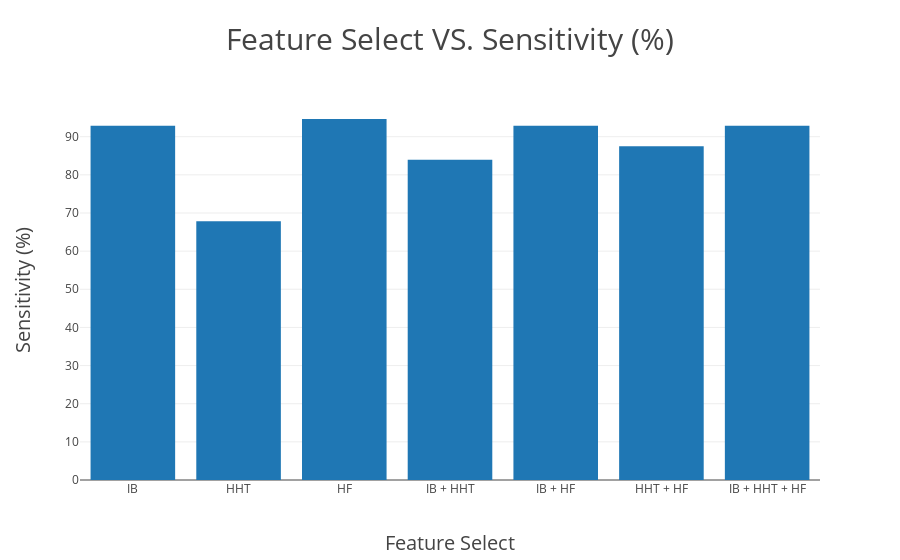
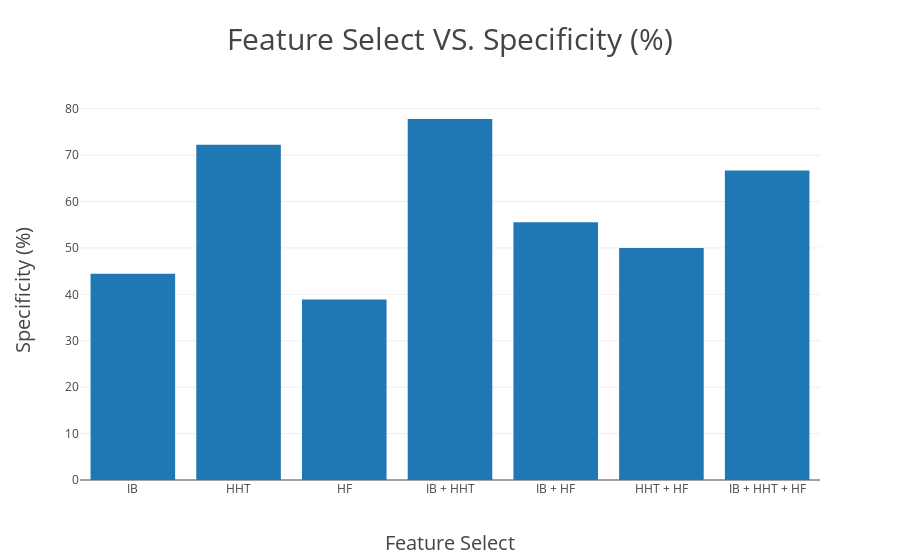
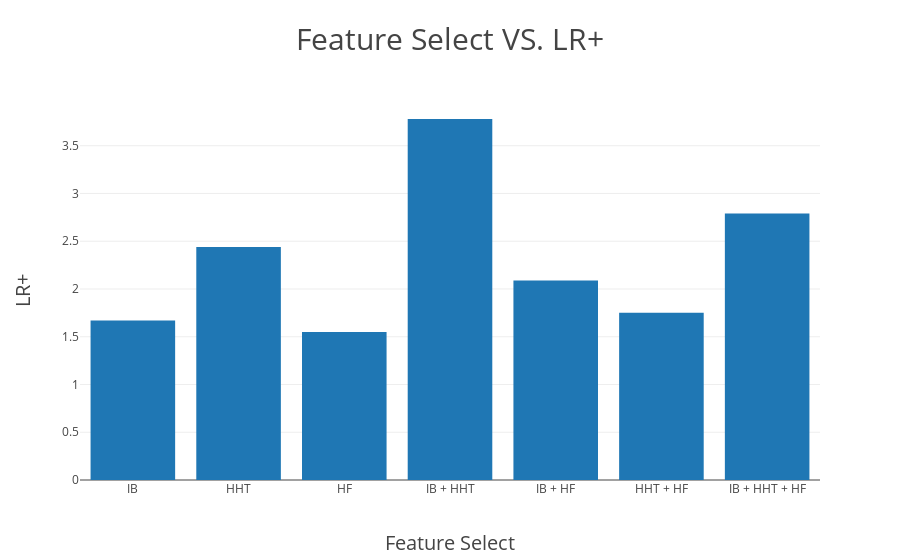
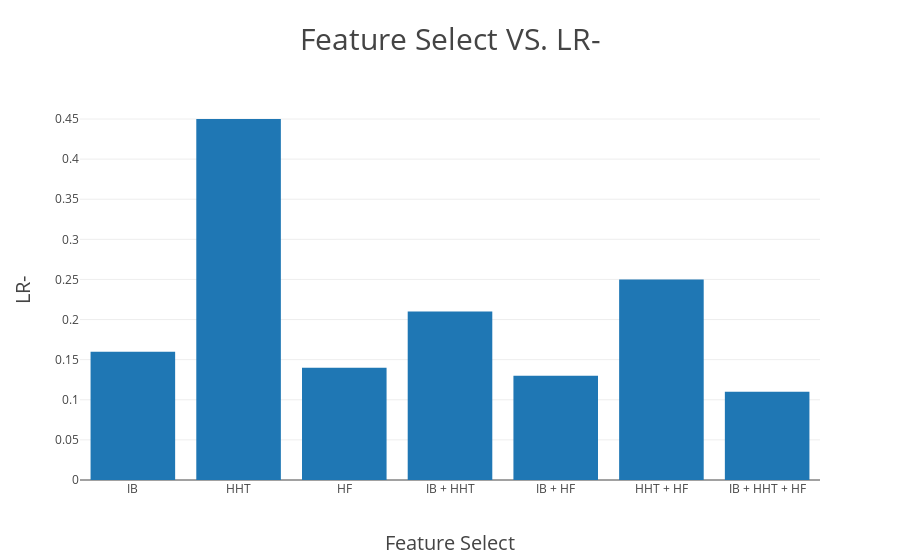

Here is the notebook cell these charts were saved with, in order:
### Markdown cell above
# Using plotly but can't display on Github

### Code cell
import pandas as pd
import plotly.graph_objs as go
from plotly.offline import init_notebook_mode, iplot

# open offline plotly
init_notebook_mode(connected=True)

# create dataframes
df = pd.DataFrame({'features' : ['IB', 'HHT', 'HF', 'IB + HHT', 'IB + HF', 'HHT + HF', 'IB + HHT + HF'], 
                   'Sensitivity (%)' : [92.86, 67.86, 94.64, 83.93, 92.86, 87.50, 92.86],
                   'Specificity (%)' : [44.44, 72.22, 38.89, 77.78, 55.56, 50.00, 66.67],
                   'LR+' : [1.67, 2.44, 1.55, 3.78, 2.09, 1.75, 2.79],
                   'LR-' : [0.16, 0.45, 0.14, 0.21, 0.13, 0.25, 0.11],
                   'PPV (%)' : [83.87, 88.37, 82.81, 92.16, 86.67, 84.48, 89.66],
                   'NPV (%)' : [66.67, 41.94, 70.00, 60.87, 71.43, 56.25, 75.00],
                   'Accuracy (%)' : [81.08, 68.92, 81.08, 82.43, 83.78, 78.38, 86.49],
                   'AUROC' : [0.8651, 0.8006, 0.7927, 0.8839, 0.8819, 0.8442, 0.8929],})

# def Bar plot
def bar_plot(i):
    layout=go.Layout(title = 'Feature Select VS. {0}'.format(Parameters[i]),
                     titlefont = {'size':'30'},
                     xaxis = {'title':'Feature Select', 'titlefont':{'size':'20'}},
                     yaxis = {'title':'{0}'.format(Parameters[i]), 'titlefont':{'size':'20'}})
    data = [go.Bar(x = df['features'], y = df[Parameters[i]])]
    fig = go.Figure(data = data, layout = layout)
    iplot(fig)

#plot
Parameters = ['Sensitivity (%)', 'Specificity (%)', 'LR+', 'LR-', 'PPV (%)', 'NPV (%)', 'Accuracy (%)', 'AUROC']
for i in range(8):
    bar_plot(i)

### Figure 1 — Plotly figure (JSON) as saved in the notebook; plotly's stock layout.template omitted (floating-point values rounded to 4 significant figures)
{"data": [{"type": "bar", "uid": "6495db", "x": ["IB", "HHT", "HF", "IB + HHT", "IB + HF", "HHT + HF", "IB + HHT + HF"], "y": [92.86, 67.86, 94.64, 83.93, 92.86, 87.5, 92.86]}], "layout": {"autosize": true, "title": "Feature Select VS. Sensitivity (%)", "titlefont": {"size": "30"}, "xaxis": {"autorange": true, "range": [-0.5, 6.5], "title": "Feature Select", "titlefont": {"size": "20"}, "type": "category"}, "yaxis": {"autorange": true, "range": [0, 99.62], "title": "Sensitivity (%)", "titlefont": {"size": "20"}, "type": "linear"}}}

### Figure 2 — Plotly figure (JSON) as saved in the notebook; plotly's stock layout.template omitted (floating-point values rounded to 4 significant figures)
{"data": [{"type": "bar", "uid": "c18326", "x": ["IB", "HHT", "HF", "IB + HHT", "IB + HF", "HHT + HF", "IB + HHT + HF"], "y": [44.44, 72.22, 38.89, 77.78, 55.56, 50, 66.67]}], "layout": {"autosize": true, "title": "Feature Select VS. Specificity (%)", "titlefont": {"size": "30"}, "xaxis": {"autorange": true, "range": [-0.5, 6.5], "title": "Feature Select", "titlefont": {"size": "20"}, "type": "category"}, "yaxis": {"autorange": true, "range": [0, 81.87], "title": "Specificity (%)", "titlefont": {"size": "20"}, "type": "linear"}}}

### Figure 3 — Plotly figure (JSON) as saved in the notebook; plotly's stock layout.template omitted (floating-point values rounded to 4 significant figures)
{"data": [{"type": "bar", "uid": "1c57e2", "x": ["IB", "HHT", "HF", "IB + HHT", "IB + HF", "HHT + HF", "IB + HHT + HF"], "y": [1.67, 2.44, 1.55, 3.78, 2.09, 1.75, 2.79]}], "layout": {"autosize": true, "title": "Feature Select VS. LR+", "titlefont": {"size": "30"}, "xaxis": {"autorange": true, "range": [-0.5, 6.5], "title": "Feature Select", "titlefont": {"size": "20"}, "type": "category"}, "yaxis": {"autorange": true, "range": [0, 3.979], "title": "LR+", "titlefont": {"size": "20"}, "type": "linear"}}}

### Figure 4 — Plotly figure (JSON) as saved in the notebook; plotly's stock layout.template omitted (floating-point values rounded to 4 significant figures)
{"data": [{"type": "bar", "uid": "e6e66a", "x": ["IB", "HHT", "HF", "IB + HHT", "IB + HF", "HHT + HF", "IB + HHT + HF"], "y": [0.16, 0.45, 0.14, 0.21, 0.13, 0.25, 0.11]}], "layout": {"autosize": true, "title": "Feature Select VS. LR-", "titlefont": {"size": "30"}, "xaxis": {"autorange": true, "range": [-0.5, 6.5], "title": "Feature Select", "titlefont": {"size": "20"}, "type": "category"}, "yaxis": {"autorange": true, "range": [0, 0.4737], "title": "LR-", "titlefont": {"size": "20"}, "type": "linear"}}}
